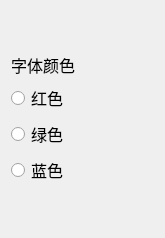
<?xml version="1.0" encoding="UTF-8"?>
<ui version="4.0">
 <class>ColorForm</class>
 <widget class="QWidget" name="ColorForm">
  <property name="geometry">
   <rect>
    <x>0</x>
    <y>0</y>
    <width>165</width>
    <height>238</height>
   </rect>
  </property>
  <property name="font">
   <font>
    <pointsize>12</pointsize>
   </font>
  </property>
  <property name="windowTitle">
   <string>Form</string>
  </property>
  <layout class="QVBoxLayout" name="verticalLayout">
   <item>
    <spacer name="verticalSpacer_2">
     <property name="orientation">
      <enum>Qt::Vertical</enum>
     </property>
     <property name="sizeHint" stdset="0">
      <size>
       <width>20</width>
       <height>40</height>
      </size>
     </property>
    </spacer>
   </item>
   <item>
    <widget class="QLabel" name="label">
     <property name="text">
      <string>字体颜色</string>
     </property>
    </widget>
   </item>
   <item>
    <widget class="QRadioButton" name="rBtnRed">
     <property name="text">
      <string>红色</string>
     </property>
    </widget>
   </item>
   <item>
    <widget class="QRadioButton" name="rBtnGreen">
     <property name="text">
      <string>绿色</string>
     </property>
    </widget>
   </item>
   <item>
    <widget class="QRadioButton" name="rBtnBlue">
     <property name="text">
      <string>蓝色</string>
     </property>
    </widget>
   </item>
   <item>
    <spacer name="verticalSpacer">
     <property name="orientation">
      <enum>Qt::Vertical</enum>
     </property>
     <property name="sizeHint" stdset="0">
      <size>
       <width>20</width>
       <height>40</height>
      </size>
     </property>
    </spacer>
   </item>
  </layout>
 </widget>
 <resources/>
 <connections/>
</ui>
